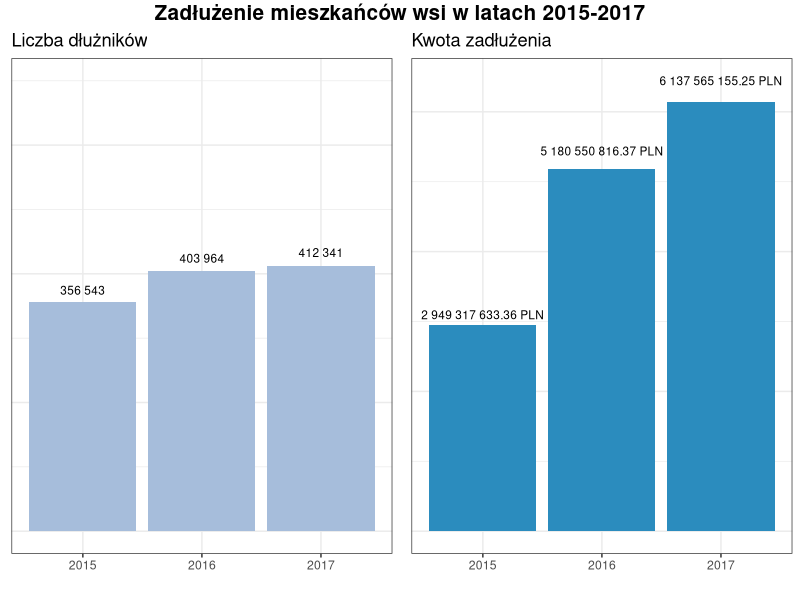

Reproduce this figure in R.
## ---- chunk 1
library(ggplot2)
library(grid)
library(dplyr)
library(lubridate)
require(gridExtra)
library(scales)
## ---- chunk 2
mydata <-data.frame(years = c("2015", "2016", "2017"), 
                    Sums = c(2949317633.36, 5180550816.37, 6137565155.25),
                    Labels = c("2 949 317 633.36 PLN", "5 180 550 816.37 PLN", "6 137 565 155.25 PLN"))

mydata2 <-data.frame(years = c("2015", "2016", "2017"), 
                    Counts = c(356543,403964,412341),
                    Labels = c("356 543", "403 964", "412 341"))

p1 <- ggplot(mydata2, aes(years, Counts, label=Labels)) +
  geom_bar(stat="identity", fill="#a6bddb") +
  labs(title = "Liczba dłużników",
       x = "", y = "") +
  theme_bw() +
  theme(axis.title.y=element_blank(),
        axis.text.y=element_blank(),
        axis.ticks.y=element_blank()) +
  geom_text(size = 3, position = position_stack(vjust = 1.05)) + 
  scale_y_continuous(limits=c(0,700000),oob = rescale_none)


p2 <- ggplot(mydata, aes(years, Sums, label=Labels)) +
  geom_bar(stat="identity", fill="#2b8cbe") +
  labs(title = "Kwota zadłużenia",
       x = "", y = "") +
  theme_bw() +
  theme(axis.title.y=element_blank(),
        axis.text.y=element_blank(),
        axis.ticks.y=element_blank()) +
  geom_text(size = 3, position = position_stack(vjust = 1.05))

grid.arrange(p1, p2, nrow=1, ncol=2, top=textGrob("Zadłużenie mieszkańców wsi w latach 2015-2017", gp=gpar(fontsize=15,font=2)))
